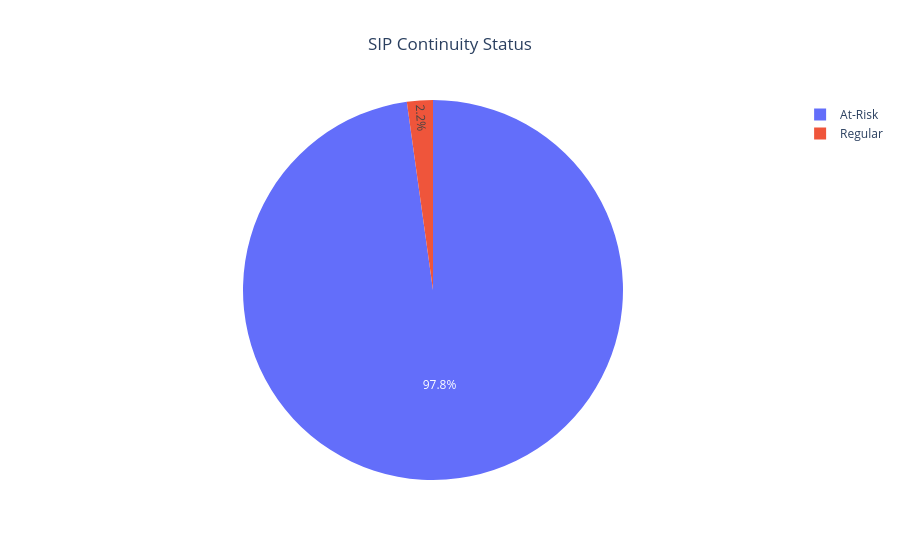

The notebook cell this image was saved under:
### Code cell
import plotly.express as px

status_count = (
    gap_df["Status"]
    .value_counts()
    .reset_index()
)

status_count.columns = [
    "Status",
    "Investors"
]

fig = px.pie(
    status_count,
    names="Status",
    values="Investors",
    title="SIP Continuity Status"
)

fig.update_layout(
    title_x=0.5
)

fig.show()

### Figure 1 — Plotly figure (JSON) as saved in the notebook; plotly's stock layout.template omitted (floating-point values rounded to 4 significant figures)
{"data": [{"domain": {"x": [0, 1], "y": [0, 1]}, "hovertemplate": "Status=%{label}<br>Investors=%{value}<extra></extra>", "labels": ["At-Risk", "Regular"], "legendgroup": "", "name": "", "showlegend": true, "type": "pie", "values": [1332, 30]}], "layout": {"legend": {"tracegroupgap": 0}, "title": {"text": "SIP Continuity Status", "x": 0.5}}}
